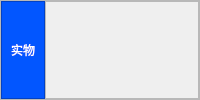
                        <widget class="QFrame" name="picArea">
                         <property name="frameShape">
                          <enum>QFrame::Shape::StyledPanel</enum>
                         </property>
                         <property name="frameShadow">
                          <enum>QFrame::Shadow::Raised</enum>
                         </property>
                         <layout class="QHBoxLayout" name="horizontalLayout_21" stretch="1,8">
                          <property name="spacing">
                           <number>0</number>
                          </property>
                          <property name="leftMargin">
                           <number>0</number>
                          </property>
                          <property name="topMargin">
                           <number>0</number>
                          </property>
                          <property name="rightMargin">
                           <number>0</number>
                          </property>
                          <property name="bottomMargin">
                           <number>0</number>
                          </property>
                          <item>
                           <widget class="QFrame" name="frame_24">
                            <property name="styleSheet">
                             <string notr="true">background-color: #0256FF;
color: rgb(255, 255, 255);
font: 18px,bold, &quot;微软雅黑&quot;;</string>
                            </property>
                            <property name="frameShape">
                             <enum>QFrame::Shape::StyledPanel</enum>
                            </property>
                            <property name="frameShadow">
                             <enum>QFrame::Shadow::Raised</enum>
                            </property>
                            <layout class="QHBoxLayout" name="horizontalLayout_29">
                             <item>
                              <widget class="QLabel" name="label_13">
                               <property name="text">
                                <string>实物</string>
                               </property>
                              </widget>
                             </item>
                            </layout>
                           </widget>
                          </item>
                          <item>
                           <widget class="QFrame" name="picShow">
                            <property name="frameShape">
                             <enum>QFrame::Shape::StyledPanel</enum>
                            </property>
                            <property name="frameShadow">
                             <enum>QFrame::Shadow::Raised</enum>
                            </property>
                           </widget>
                          </item>
                         </layout>
                        </widget>
